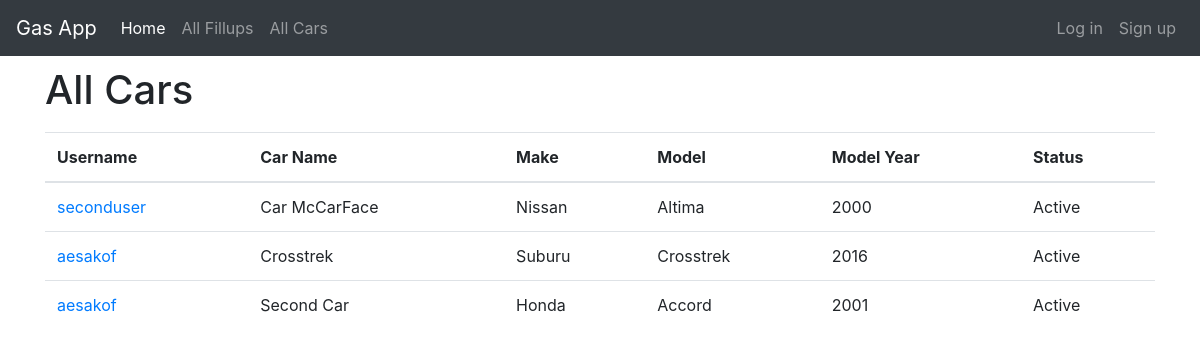
/all/cars/, run on the app's committed database.
### fillups/models.py (models this page shows, shortened)
class Car(models.Model):
    username = models.ForeignKey(User,on_delete=models.CASCADE)
    name = models.CharField(max_length=25)
    make = models.CharField(max_length=25)
    model = models.CharField(max_length=25)
    model_year = models.IntegerField(choices=MODEL_YEARS)
    status = models.CharField(max_length=10,choices=STATUS,default='Active')

### accounts/models.py (models this page shows)
class User(AbstractUser):
    def __str__(self):
        return self.username

### fillups/views.py (the view)
# urls.py: path('all/cars/',views.AllCarListView.as_view(),name='all_car_list'),
class AllCarListView(ListView):
    template_name = 'fillups/all_car_list.html'
    model = Car
    context_object_name = 'all_car_list'
    ordering = ['name']

### fillups/templates/fillups/all_car_list.html
{% extends 'base.html' %}
{% block content %}
<div class="centerstage">
  <h1>All Cars</h1>
  <table class="table">
    <thead>
      <tr>
        <th>Username</th>
        <th>Car Name</th>
        <th>Make</th>
        <th>Model</th>
        <th>Model Year</th>
        <th>Status</th>
      </tr>
    </thead>
    <tbody>
      {% for car in all_car_list %}
        <div class="car">
          <tr>
            <td><a href="{% url 'fillups:user_profile' username=car.username %}">{{ car.username }}</a></td>
            <td>{{ car.name }}</td>
            <td>{{ car.make }}</td>
            <td>{{ car.model }}</td>
            <td>{{ car.model_year }}</td>
            <td>{{ car.status }}</td>
          </tr>
        </div>
      {% endfor %}
    </tbody>
  </table>
</div>
{% endblock %}

### static/css/master.css (style rules this page uses)
h1 { line-height: 1.7em; }

### data on the page
Car: username "seconduser", name "Car McCarFace", make "Nissan", model "Altima", model_year "2000", status "Active"
Car: username "aesakof", name "Crosstrek", make "Suburu", model "Crosstrek", model_year "2016", status "Active"
Car: username "aesakof", name "Second Car", make "Honda", model "Accord", model_year "2001", status "Active"
